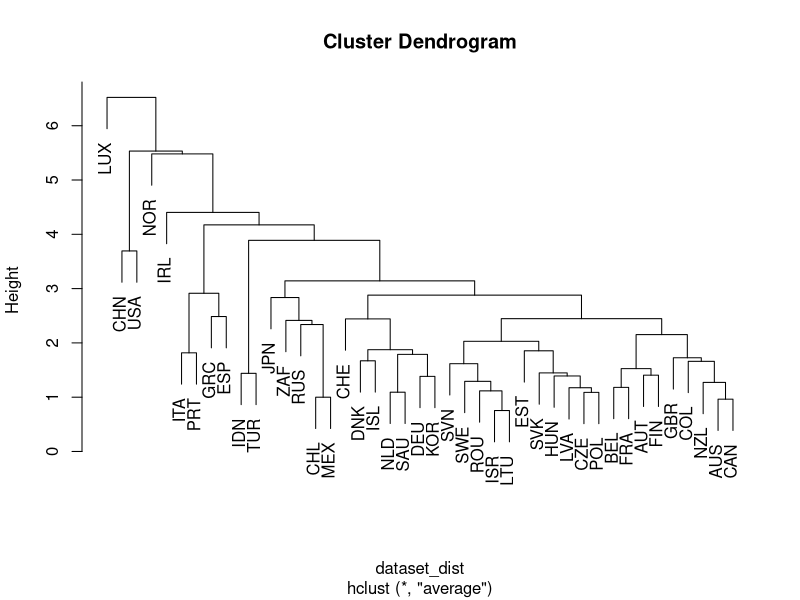
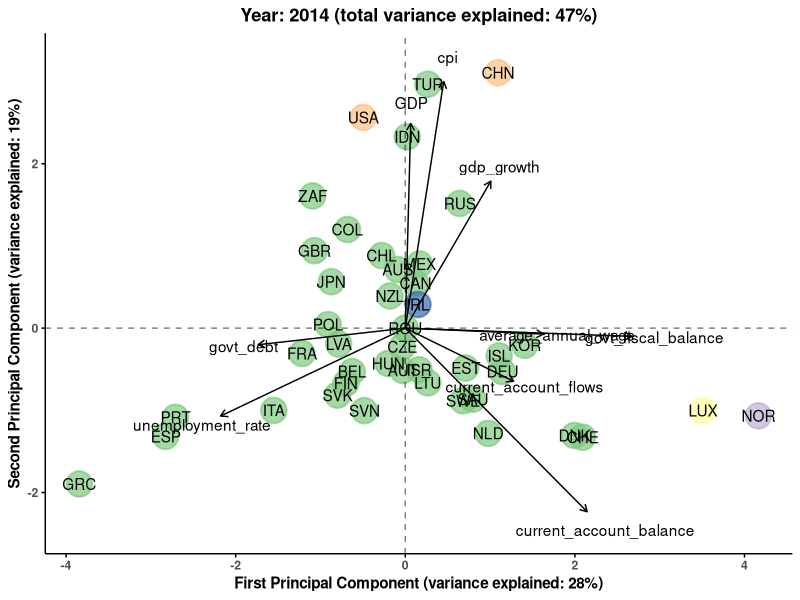
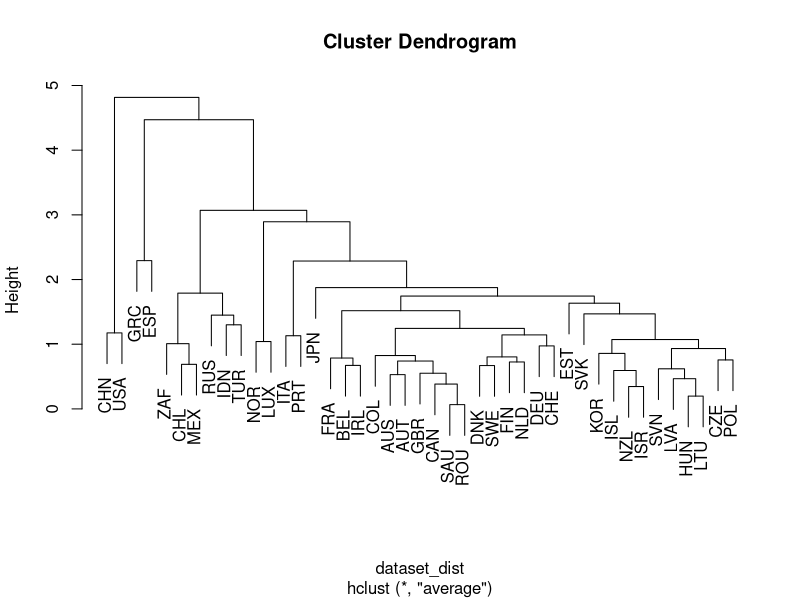
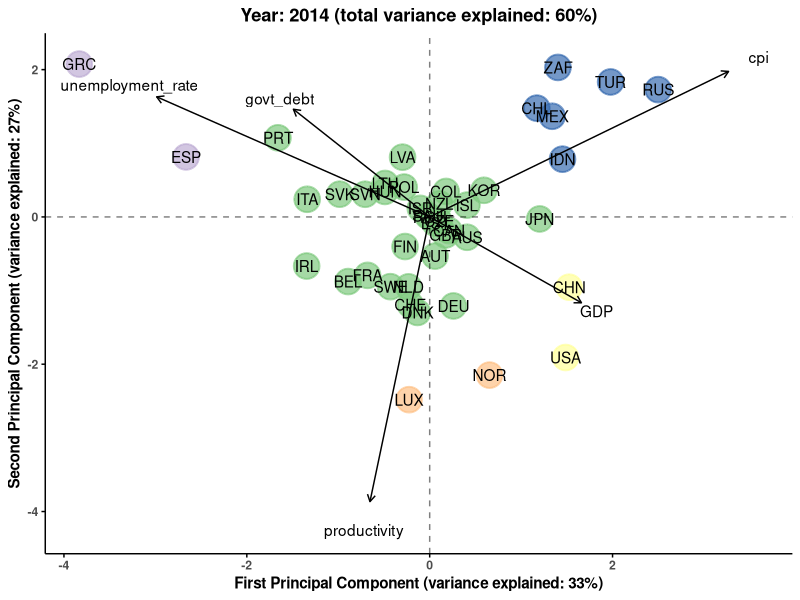
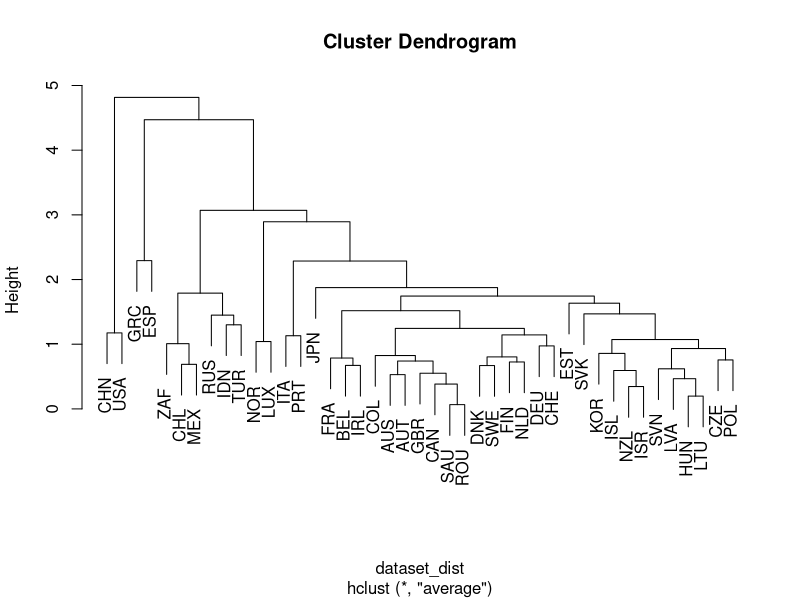
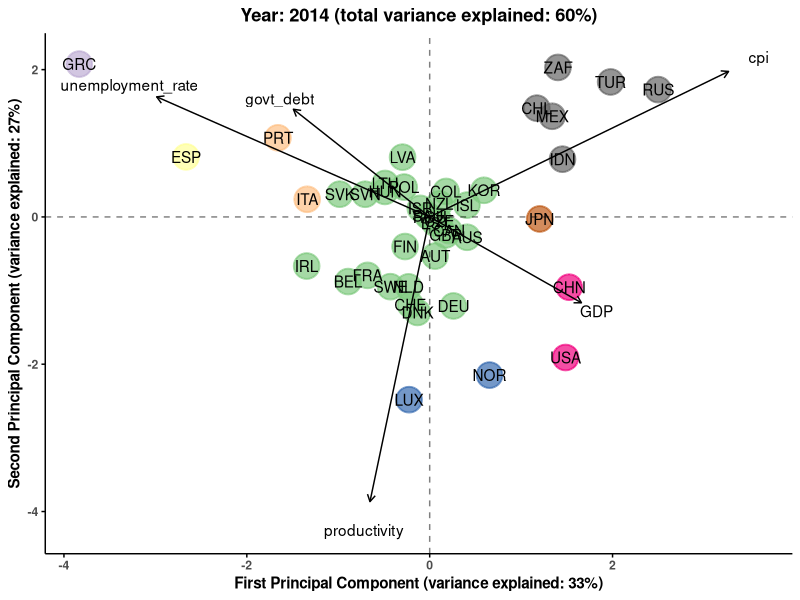
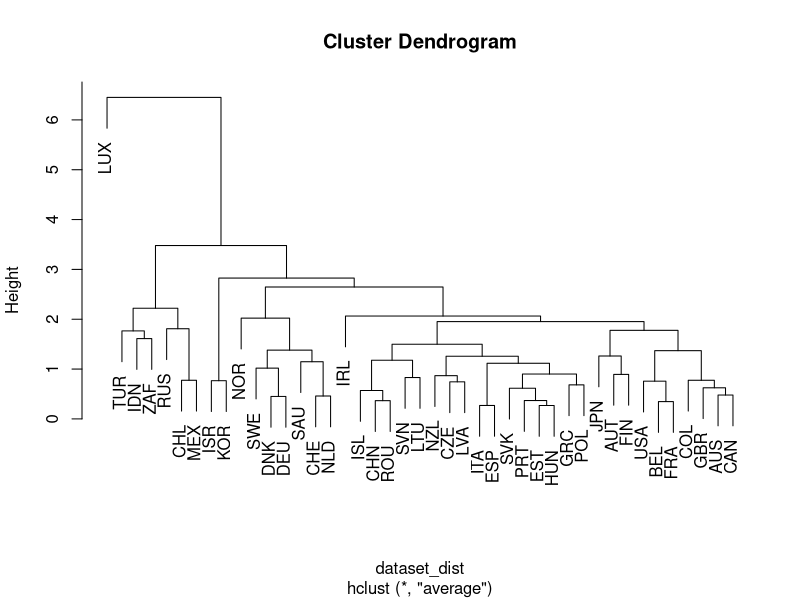
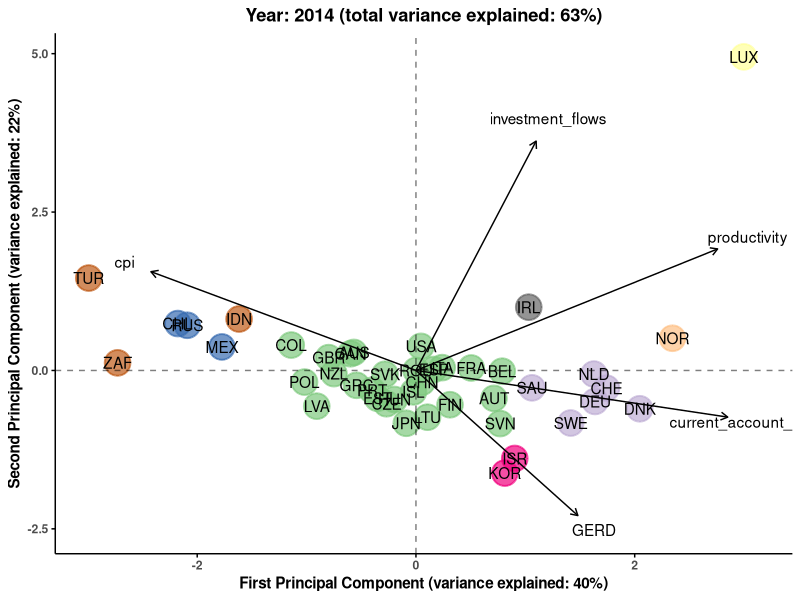

Recreate these plots in R, in order.
## ---- chunk 1
knitr::opts_chunk$set(echo = TRUE)
## ---- chunk 2

macro_pca <- function(year_select, k, variables){
  
  setwd(getwd())
  
  library(plyr)
  library(dplyr)
  library(ggplot2)
  
  macro_dataset <- read.csv("macro_dataset.csv")[,-1]
  
  dataset <- macro_dataset %>%
    filter(Year == year_select) %>%
    select_(.dots = c("LOCATION", variables))
  
  dataset[,2:ncol(dataset)] <- scale(dataset[,2:ncol(dataset)])
  
  for(i in 2:ncol(dataset)){
    dataset[,i][is.na(dataset[,i])] = mean(dataset[,i], na.rm = TRUE)
  }
  
  rownames(dataset) <- dataset[,1]
  
  dataset_dist <- dist(dataset[,2:ncol(dataset)])
  dataset_clust <- hclust(dataset_dist, method = "average")
  dendrogram <- plot(dataset_clust)
  cut_tree <- as.matrix(cutree(dataset_clust, k = k), ncol = 1)
  
  dataset <- cbind(dataset, cut_tree)
  
  svd_data <- svd(dataset[, 2:(ncol(dataset) - 1)])
  rpc <- data.frame(svd_data$u %*% diag(svd_data$d))
  csc <- data.frame(svd_data$v)
  
  pve <- 100*svd_data$d^2/sum(svd_data$d^2)
  
  pca_plot <- ggplot(NULL, aes(x = X1, y = X2)) +
    geom_point(data = rpc, size = 8, alpha = 0.7, aes(col = as.factor(dataset$cut_tree),
                                                      stroke = 1)) +
    geom_text(data = rpc, aes(label = dataset[,1])) +
    geom_segment(data = csc, aes(x = 0, xend = 5* csc[,1], y = 0, yend = 5*csc[,2]),
                 arrow = arrow(length = unit(0.2,"cm"))) +
    geom_text(data = csc, aes(x = 5.5* csc[,1], y = 5.5*csc[,2], 
                              label = colnames(dataset[,2:(ncol(dataset) - 1)]))) +
    # Make the background blank, get rid of grid lines, but keep axis lines and make the axis text bold
    theme(panel.background = element_blank(), panel.grid = element_blank(), axis.line = element_line(color = "black"), 
          axis.ticks = element_line(color = "black"), axis.title = element_text(face = "bold"), 
          axis.text = element_text(face = "bold"), legend.position = "none") +
    # Add horizontal and vertical dotted lines at 0
    geom_hline(yintercept = 0, lty = 2, alpha = 0.5) +
    geom_vline(xintercept = 0, lty = 2, alpha = 0.5) +
    ggtitle(paste0("Year: ", year_select, 
                   " (total variance explained: ", round(pve[1] + pve[2]), "%)")) + 
    theme(plot.title = element_text(hjust = 0.5, face = "bold")) +
    scale_colour_brewer(type = "qual") +
    xlab(paste0("First Principal Component (variance explained: ", round(pve[1]), "%)")) +
    ylab(paste0("Second Principal Component (variance explained: ", round(pve[2]), "%)"))
  
  return(list(dendrogram = dendrogram, pca_plot = pca_plot))
}


## ---- chunk 3

    macro_pca(year_select = 2014, k = 5, 
              variables = c("GDP", "gdp_growth", "average_annual_wage", "cpi","current_account_balance",
               "unemployment_rate",  
               "govt_fiscal_balance", "govt_debt", 
               "current_account_flows"))$pca_plot  

## ---- chunk 4

    macro_pca(year_select = 2014, k = 5, 
              variables = c("GDP", "productivity", "cpi",
               "unemployment_rate",  
               "govt_debt"))$pca_plot  

## ---- chunk 5

    macro_pca(year_select = 2014, k = 8, 
              variables = c("GDP", "productivity", "cpi",
               "unemployment_rate",  
               "govt_debt"))$pca_plot  

## ---- chunk 6

    macro_pca(year_select = 2014, k = 8, 
              variables = c("cpi", "current_account_balance", "productivity",
               "GERD",  
               "investment_flows"))$pca_plot  

## ---- chunk 7

    macro_pca(year_select = 2008, k = 8, 
              variables = c("GDP", "productivity", "cpi",
               "unemployment_rate",  
               "govt_debt"))$pca_plot  

## ---- chunk 8

    macro_pca(year_select = 1995, k = 8, 
              variables = c("GDP", "productivity", "cpi",
               "unemployment_rate",  
               "govt_debt"))$pca_plot  

